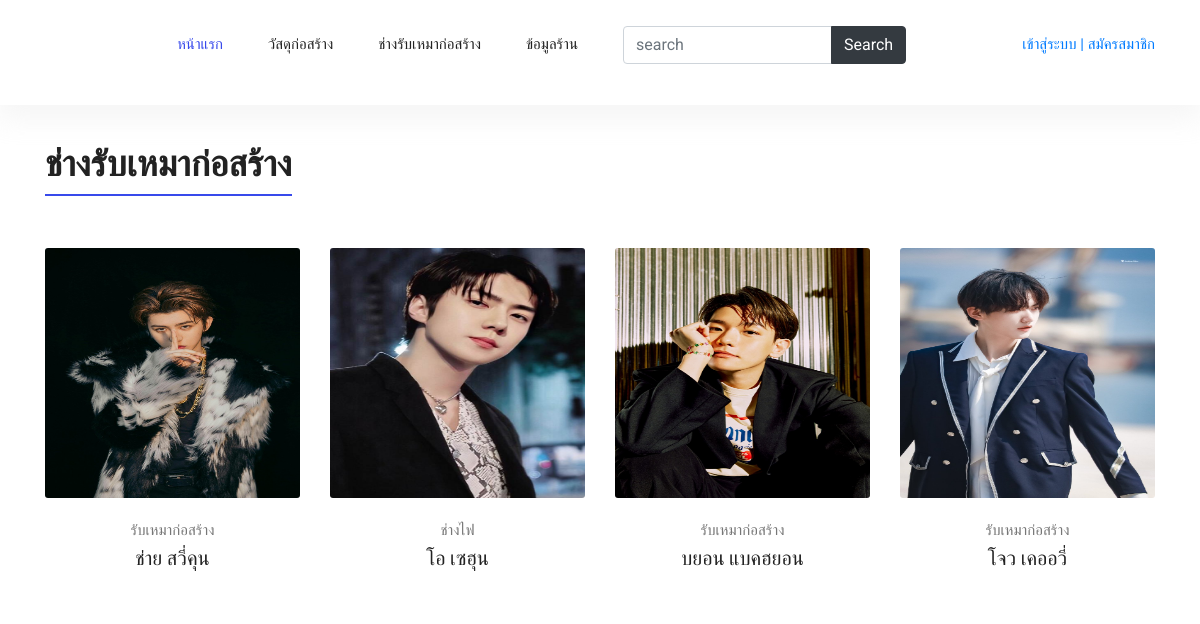
The app's page /mechanicUser with its own data.
### api/models.py (models this page shows, shortened)
class Mechanic(models.Model):
    mechanic_fname =models.CharField(max_length=100,default=' ',verbose_name = 'ชื่อ')
    mechanic_lname =models.CharField(max_length=100,default=' ',verbose_name = 'นามสกุล')
    mechanic_phone =models.CharField(max_length=100,default=' ',verbose_name = 'เบอร์โทรศัพท์')
    mechanic_email =models.CharField(max_length=100,default=' ',verbose_name = 'อีเมล')
    avatar = models.ImageField(upload_to='images/mechanic/', default='images/mechanic/no-img.png', verbose_name = 'รูปโปรไฟล์')
    mechanic_img = models.ImageField(upload_to='images/mechanic/', default='images/mechanic/no-img.png', verbose_name =  'รูปงานช่าง')
    mechanic_detail =models.TextField(max_length=1000,default=' ',verbose_name = 'รายละเอียดงานช่าง')
    mechanic_type= models.ForeignKey(Mechanic_Type,on_delete=models.CASCADE)
    class Meta:
        verbose_name = 'ช่าง'

class Mechanic_Type (models.Model):
    mechanic_type= models.CharField(max_length=100,default=' ',verbose_name = 'ประเภทช่าง')
    def __str__(self):
        return f'{self.mechanic_type} '
    class Meta:
        verbose_name = 'ประเภทช่าง'

### api/views.py (the view)
# urls.py: path('mechanicUser',views.mechanicUser),
def mechanicUser(request):
    mechanic= Mechanic.objects.all()
    product_type=Product_Type.objects.all()
    return render(request, 'api/mechanicUser.html',{
        'mechanic' :mechanic ,
        'product_type':product_type,
    })

### api/templates/api/mechanicUser.html (shortened to what this page needs)
{% extends 'api/base2.html' %}
{% block content %}
  <section class="section-margin">
    <div class="container">
      <div class="section-intro pb-60px">
        <h2> <span class="section-intro__style">ช่างรับเหมาก่อสร้าง</span></h2>
      </div>
      <div class="row">
     {% for mechanic in mechanic %}
        <div class="col-md-6 col-lg-4 col-xl-3">
          <div class="card text-center card-product">
            <div class="card-product__img">
            <img class="card-img" src="/media/{{mechanic.avatar}}" style="height: 250px;"  href="/">
            </div>
            <div class="card-body">
              <p>{{ mechanic.mechanic_type }}</p>
              <h4 class="card-product__title"><a href="/mechanicDetailUser/{{mechanic.id}}">{{mechanic.mechanic_fname}}  {{mechanic.mechanic_lname}}</a></h4>
            </div>
          </div>
        </div>
        {% endfor %}
      </div>
    </div>
  </section>
{% endblock %}

### api/static/api/fend/css/style.css (style rules this page uses)
body { color:#777;font-family:"Roboto",sans-serif;font-size:15px;font-weight:400;line-height:1.667 }
h1,h2,h3,h4,h5,h6 { font-family:"Oswald",sans-serif;color:#222;line-height:1.1 }
h2,.h2 { font-size:36px;font-weight:600 }
h4,.h4 { font-size:20px;font-weight:400;line-height:1.3 }
a { display:inline-block }
.section-margin { margin:45px 0 }
@media (min-width: 980px) { .section-margin { margin:70px 0 } }
@media (min-width: 1100px) { .section-margin { margin:120px 0 } }
.pb-60px { padding-bottom:60px }
.section-intro__style { border-bottom:2px solid #384aeb;padding-bottom:8px }
.card-product { border:0;margin-bottom:30px }
.card-product p { margin-bottom:0 }
.card-product__img { position:relative }
.card-product__title a { color:#222 }

### api/templates/api/mechanicUser.html (style rules this page uses)
.section-margin { margin: 35px 0; }

### records on screen
Mechanic: avatar (picture), mechanic_type "รับเหมาก่อสร้าง", mechanic_fname "ช่าย", mechanic_lname "สวี่คุน"
Mechanic: avatar (picture), mechanic_type "ช่างไฟ", mechanic_fname "โอ", mechanic_lname "เซฮุน"
Mechanic: avatar (picture), mechanic_type "รับเหมาก่อสร้าง", mechanic_fname "บยอน", mechanic_lname "แบคฮยอน"
Mechanic: avatar (picture), mechanic_type "รับเหมาก่อสร้าง", mechanic_fname "โจว", mechanic_lname "เคออวี่"
